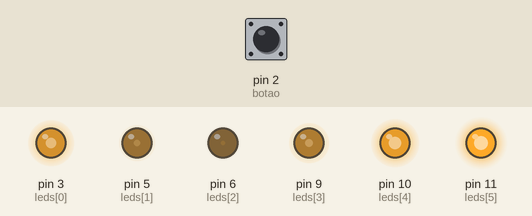
Bench run of a sketch on a simulated Arduino Uno, built with avr-gcc and run on an emulated ATmega328P. Shown: output pins drawn as LEDs (lit = HIGH). The test bench sets the inputs (shaded band); at power-on: pin 2 (botao) HIGH.

Above: at 1.2 s.
1.3 s: pin 2 (botao) pulled LOW for 0.15 s
At 1.71 s:
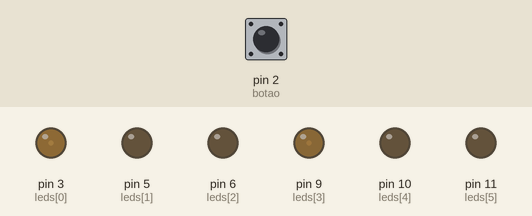
4.3 s: pin 2 (botao) pulled LOW for 1 s
At 4.46 s:
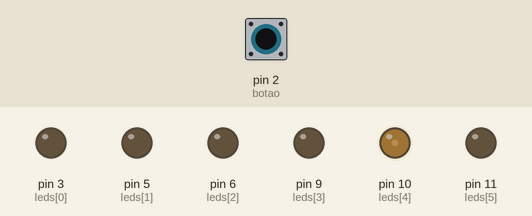
7.3 s: pin 2 (botao) pulled LOW for 0.15 s
10.3 s: pin 2 (botao) pulled LOW for 3.2 s
At 10.98 s:
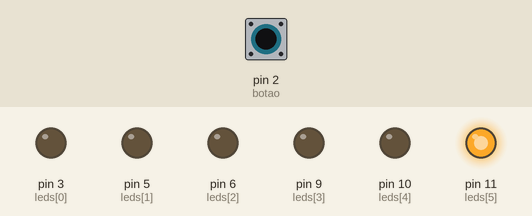
15.0 s: pin 2 (botao) pulled LOW for 0.15 s
At 15.15 s:
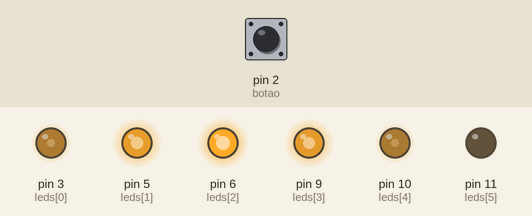
18.1 s: pin 2 (botao) pulled LOW for 1 s
Timing chart, 0 to 28.2 s (numbered marks = the images above; inputs shaded):
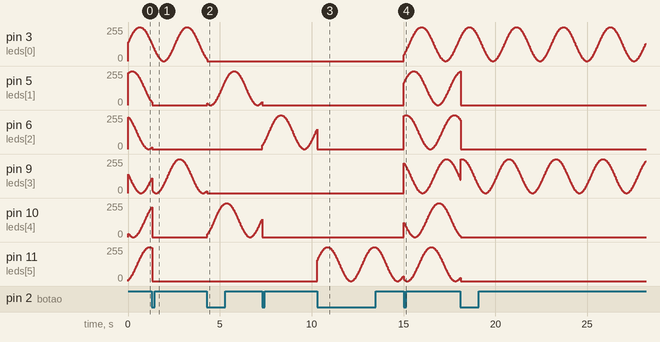

The sketch:

estrelas.ino
```cpp
int leds[] = {3, 5, 6, 9, 10, 11};
int quantidade = 6;

int ledsAM[] = {3, 9};
int ledsAZ[] = {5, 10};
int ledsVA[] = {6};
int ledsVD[] = {11};

int botao = 2;

int modo = 0;

bool transicao = false;
int quantidadeVA = 1;
int quantidadeAM = 2;
int quantidadeAZ = 2;
int quantidadeVD = 1;
float tempo = 0;

bool pwm = true;


void setup() {

  for (int i = 0; i < quantidade; i++) {
    pinMode(leds[i], OUTPUT);
  }

  for (int i = 0; i < quantidadeAM; i++) {
    pinMode(ledsAM[i], OUTPUT);
  }

  for (int i = 0; i < quantidadeAZ; i++) {
    pinMode(ledsAZ[i], OUTPUT);
  }

  for (int i = 0; i < quantidadeVA; i++) {
    pinMode(ledsVA[i], OUTPUT);
  }

  for (int i = 0; i < quantidadeVD; i++) {
    pinMode(ledsVD[i], OUTPUT);
  }
  pinMode(ledsVD, OUTPUT);
  pinMode(botao, INPUT_PULLUP);
}

void loop() {
  int botaos = digitalRead(botao);
  tempo += 0.05;
if(modo == 0){
     for (int i = 0; i < quantidade; i++) {
      float fase = tempo + i;
      float brilho = (sin(fase) + 1.0) * 127.5;
      analogWrite(leds[i], brilho);
    }
}


    if (botaos == LOW && transicao == false) {
      modo++;
      transicao = true;
        }

  if (modo == 1) {
        for (int i = 0; i < quantidadeAM; i++) {
      float fase = tempo + i;
      float brilho = (sin(fase) + 1.0) * 127.5;
      analogWrite(ledsAM[i], brilho);
    }

  for (int i = 0; i < quantidadeAZ; i++) {
    analogWrite(ledsAZ[i], 0);
  }

  for (int i = 0; i < quantidadeVA; i++) {
    analogWrite(ledsVA[i], 0);
  }

  for (int i = 0; i < quantidadeVD; i++) {
    analogWrite(ledsVD[i], 0);
  }

  }


if(botaos == HIGH && modo == 1){
  transicao = false;
}

    if(modo == 2){
      for (int i = 0; i < quantidadeAZ; i++) {
      float fase = tempo + i;
      float brilho = (sin(fase) + 1.0) * 127.5;
      analogWrite(ledsAZ[i], brilho);
    }

      for(int i = 0; i < quantidadeAM; i++){
        analogWrite(ledsAM[i], 0);

      }


    }

    if(botaos == HIGH){
      transicao = false;
    }


    if(modo == 3){

      for (int i = 0; i < quantidadeVA; i++) {
      float fase = tempo + i;
      float brilho = (sin(fase) + 1.0) * 127.5;
      analogWrite(ledsVA[i], brilho);
    }

      for(int i = 0; i < quantidadeAZ; i++){
        analogWrite(ledsAZ[i], 0);
      }

      for(int i = 0; i < quantidadeAM; i++){
        analogWrite(ledsAM[i], 0);

      }
    }

    if(modo == 4){
      for (int i = 0; i < quantidadeVD; i++) {
      float fase = tempo + i;
      float brilho = (sin(fase) + 1.0) * 127.5;
      analogWrite(ledsVD[i], brilho);
    }

            for(int i = 0; i < quantidadeVA; i++){
        analogWrite(ledsVA[i], 0);

      }


      for(int i = 0; i < quantidadeAZ; i++){
        analogWrite(ledsAZ[i], 0);
      }

      for(int i = 0; i < quantidadeAM; i++){
        analogWrite(ledsAM[i], 0);

      }
    }

  if(modo > 4){
    modo = 0;
  }

  delay(20);
}
 
```
